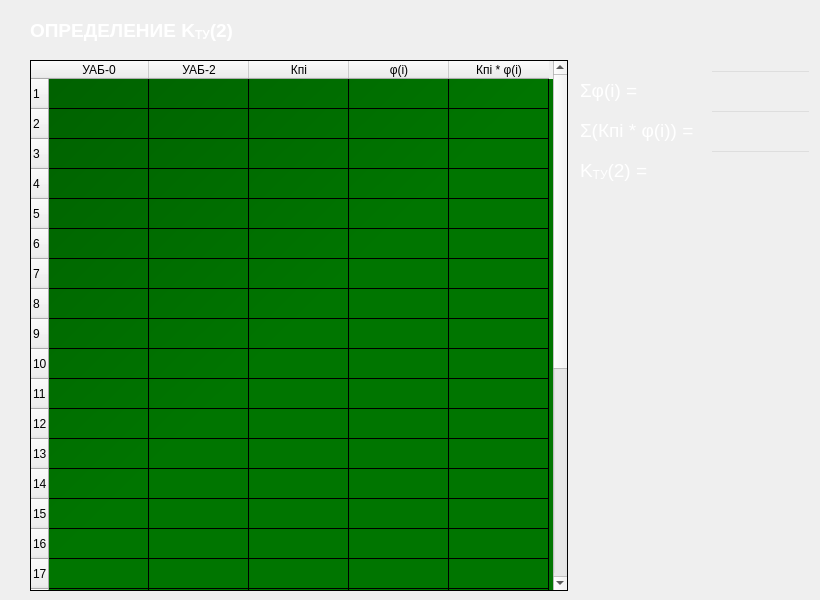
   <widget class="QWidget" name="Ch2_5">
    <widget class="QTableWidget" name="tableWidget_162">
     <property name="geometry">
      <rect>
       <x>30</x>
       <y>60</y>
       <width>538</width>
       <height>531</height>
      </rect>
     </property>
     <property name="styleSheet">
      <string notr="true">QTableWidget
{
background-color: 
qlineargradient(x1: 0, y1: 0, x2: 0.5, y2: 0.5, stop: 0 #006000, stop: 1 #007500);
color:white;
}</string>
     </property>
     <property name="columnCount">
      <number>5</number>
     </property>
     <row>
      <property name="text">
       <string>1</string>
      </property>
     </row>
     <row>
      <property name="text">
       <string>2</string>
      </property>
     </row>
     <row>
      <property name="text">
       <string>3</string>
      </property>
     </row>
     <row>
      <property name="text">
       <string>4</string>
      </property>
     </row>
     <row>
      <property name="text">
       <string>5</string>
      </property>
     </row>
     <row>
      <property name="text">
       <string>6</string>
      </property>
     </row>
     <row>
      <property name="text">
       <string>7</string>
      </property>
     </row>
     <row>
      <property name="text">
       <string>8</string>
      </property>
     </row>
     <row>
      <property name="text">
       <string>9</string>
      </property>
     </row>
     <row>
      <property name="text">
       <string>10</string>
      </property>
     </row>
     <row>
      <property name="text">
       <string>11</string>
      </property>
     </row>
     <row>
      <property name="text">
       <string>12</string>
      </property>
     </row>
     <row>
      <property name="text">
       <string>13</string>
      </property>
     </row>
     <row>
      <property name="text">
       <string>14</string>
      </property>
     </row>
     <row>
      <property name="text">
       <string>15</string>
      </property>
     </row>
     <row>
      <property name="text">
       <string>16</string>
      </property>
     </row>
     <row>
      <property name="text">
       <string>17</string>
      </property>
     </row>
     <row>
      <property name="text">
       <string>18</string>
      </property>
     </row>
     <row>
      <property name="text">
       <string>19</string>
      </property>
     </row>
     <row>
      <property name="text">
       <string>20</string>
      </property>
     </row>
     <row>
      <property name="text">
       <string>21</string>
      </property>
     </row>
     <row>
      <property name="text">
       <string>22</string>
      </property>
     </row>
     <row>
      <property name="text">
       <string>23</string>
      </property>
     </row>
     <row>
      <property name="text">
       <string>24</string>
      </property>
     </row>
     <row>
      <property name="text">
       <string>25</string>
      </property>
     </row>
     <row>
      <property name="text">
       <string>26</string>
      </property>
     </row>
     <row>
      <property name="text">
       <string>27</string>
      </property>
     </row>
     <row>
      <property name="text">
       <string>28</string>
      </property>
     </row>
     <row>
      <property name="text">
       <string>29</string>
      </property>
     </row>
     <column>
      <property name="text">
       <string>УАБ-0</string>
      </property>
     </column>
     <column>
      <property name="text">
       <string>УАБ-2</string>
      </property>
     </column>
     <column>
      <property name="text">
       <string>Кпi</string>
      </property>
     </column>
     <column>
      <property name="text">
       <string>φ(i)</string>
      </property>
     </column>
     <column>
      <property name="text">
       <string>Кпi * φ(i)</string>
      </property>
     </column>
    </widget>
    <widget class="QLabel" name="label_23">
     <property name="geometry">
      <rect>
       <x>30</x>
       <y>10</y>
       <width>211</width>
       <height>41</height>
      </rect>
     </property>
     <property name="styleSheet">
      <string notr="true">QLabel
{
color: white;
}</string>
     </property>
     <property name="text">
      <string>&lt;html&gt;&lt;head/&gt;&lt;body&gt;&lt;p&gt;&lt;span style=&quot; font-size:14pt; font-weight:600;&quot;&gt;ОПРЕДЕЛЕНИЕ K&lt;/span&gt;&lt;span style=&quot; font-size:14pt; font-weight:600; vertical-align:sub;&quot;&gt;ТУ&lt;/span&gt;&lt;span style=&quot; font-size:14pt; font-weight:600;&quot;&gt;(2)&lt;/span&gt;&lt;/p&gt;&lt;/body&gt;&lt;/html&gt;</string>
     </property>
    </widget>
    <widget class="QLineEdit" name="sum_phi_K2">
     <property name="geometry">
      <rect>
       <x>710</x>
       <y>70</y>
       <width>101</width>
       <height>30</height>
      </rect>
     </property>
     <property name="styleSheet">
      <string notr="true">QLineEdit
{
background: rgb(0,0,0,0);
color: white;
}</string>
     </property>
     <property name="text">
      <string/>
     </property>
    </widget>
    <widget class="QLineEdit" name="K2">
     <property name="geometry">
      <rect>
       <x>710</x>
       <y>150</y>
       <width>101</width>
       <height>30</height>
      </rect>
     </property>
     <property name="styleSheet">
      <string notr="true">QLineEdit
{
background: rgb(0,0,0,0);
color: white;
}</string>
     </property>
     <property name="text">
      <string/>
     </property>
    </widget>
    <widget class="QLineEdit" name="sum_Kphi_K2">
     <property name="geometry">
      <rect>
       <x>710</x>
       <y>110</y>
       <width>101</width>
       <height>30</height>
      </rect>
     </property>
     <property name="styleSheet">
      <string notr="true">QLineEdit
{
background: rgb(0,0,0,0);
color: white;
}</string>
     </property>
     <property name="text">
      <string/>
     </property>
    </widget>
    <widget class="QLabel" name="sum_Kphi_K2_l">
     <property name="geometry">
      <rect>
       <x>580</x>
       <y>110</y>
       <width>121</width>
       <height>41</height>
      </rect>
     </property>
     <property name="styleSheet">
      <string notr="true">QLabel
{
color: white;
}</string>
     </property>
     <property name="text">
      <string>&lt;html&gt;&lt;head/&gt;&lt;body&gt;&lt;p&gt;&lt;span style=&quot; font-size:14pt;&quot;&gt;Σ(Кпi * φ(i)) =&lt;/span&gt;&lt;/p&gt;&lt;/body&gt;&lt;/html&gt;</string>
     </property>
    </widget>
    <widget class="QLabel" name="K2_l">
     <property name="geometry">
      <rect>
       <x>580</x>
       <y>150</y>
       <width>121</width>
       <height>41</height>
      </rect>
     </property>
     <property name="styleSheet">
      <string notr="true">QLabel
{
color: white;
}</string>
     </property>
     <property name="text">
      <string>&lt;html&gt;&lt;head/&gt;&lt;body&gt;&lt;p&gt;&lt;span style=&quot; font-size:14pt;&quot;&gt;K&lt;/span&gt;&lt;span style=&quot; font-size:14pt; vertical-align:sub;&quot;&gt;ТУ&lt;/span&gt;&lt;span style=&quot; font-size:14pt;&quot;&gt;(2) =&lt;/span&gt;&lt;/p&gt;&lt;/body&gt;&lt;/html&gt;</string>
     </property>
    </widget>
    <widget class="QLabel" name="sum_phi_K2_l">
     <property name="geometry">
      <rect>
       <x>580</x>
       <y>70</y>
       <width>121</width>
       <height>41</height>
      </rect>
     </property>
     <property name="styleSheet">
      <string notr="true">QLabel
{
color: white;
}</string>
     </property>
     <property name="text">
      <string>&lt;html&gt;&lt;head/&gt;&lt;body&gt;&lt;p&gt;&lt;span style=&quot; font-size:14pt;&quot;&gt;Σφ(i) =&lt;/span&gt;&lt;/p&gt;&lt;/body&gt;&lt;/html&gt;</string>
     </property>
    </widget>
   </widget>
